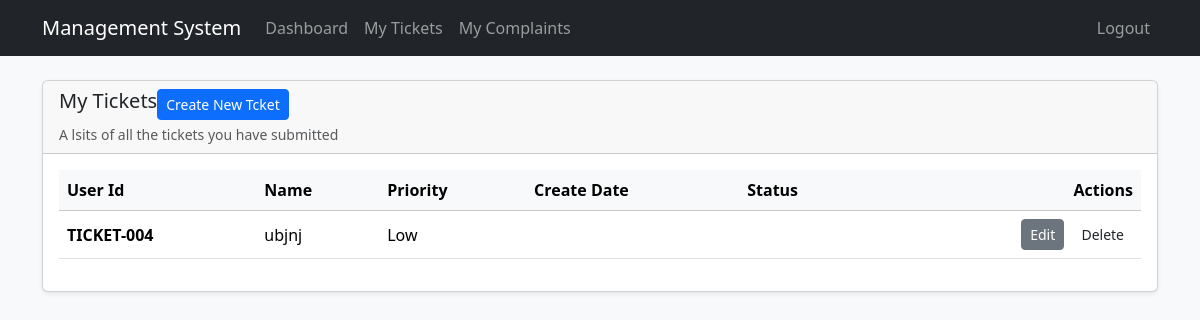
Page /view-tickets/ (signed in) on the committed database.
### tickets/models.py (models this page shows, shortened)
class Ticket(models.Model):
    PRIORITY_CHOICES = (
        ('Low', 'Low'),
        ('Medium', 'Medium'),
        ('High', 'High'),
    )
    STATUS_CHOICES = (
        ('Pending', 'Pending'),
        ('Accepted', 'Accepted'),
        ('Rejected', 'Rejected'),
    )
    user = models.ForeignKey(User, on_delete=models.CASCADE)
    name = models.CharField(max_length=100)
    email = models.EmailField()
    priority = models.CharField(max_length=10, choices=PRIORITY_CHOICES)
    description = models.TextField()
    status = models.CharField(max_length=10, choices=STATUS_CHOICES, default='pending')
    created_at = models.DateTimeField(auto_now_add=True)

### tickets/views.py (the view)
# urls.py: path('view-tickets/', views.view_tickets, name='view_tickets'),
@login_required
def view_tickets(request):
    tickets = Ticket.objects.filter(user=request.user).order_by('-created_at')
    return render(request, 'view_tickets.html', {'tickets': tickets})

### templates/view_tickets.html (shortened to what this page needs)
{% extends 'base.html' %}
{% block content  %}
<div class="card shadow-sm mt-4">
    <div class="card-header">
        <div class="d-flex justify-content-between-align-items-center">
        <h1 class="h5 mb-0">My Tickets</h1>
        <a href="{% url 'create_ticket' %}" class="btn btn-primary btn-sm">Create New Tcket</a>
    </div>
    <p class="card-text text-muted small mt-1">A lsits of all the tickets you have submitted </p>
    </div>
    <div class="card-body">
        <div class="table-responsive">
            <table class="table table-hover align-middle">
  <thead class="table-light">
    <tr>
      <th scope="col">User Id</th>
       <th scope="col">Name</th>
      <th scope="col">Priority</th>
       <th scope="col">Create Date</th>
      <th scope="col">Status</th>
      <th scope="col" class="text-end">Actions</th>
    </tr>
  </thead>
  <tbody>
    {% for ticket in tickets %}
    <tr>
    <td class="fw-bold"> TICKET-00{{ticket.id}}</td>
    <td>{{ticket.name}}</td>
    <td>{{ticket.priority}}</td>
    <td>{{ticket.create_at|date:"Y-m-d"}}</td>
    <td>
      <span class="badge
        ">
      </span>
    </td>
     <td class="text-end">
     <a href="{% url 'update_ticket' ticket.id %}" class="btn btn-secondary btn-sm">Edit</a>
     <form action="{% url 'delete_ticket' ticket.id %}" method="post" class="d-inline ms-1" onsubmit="return confirm('Are you sure you want to delete this time?')">
         <button type="submit" class="btn tn-danger btn-sm">Delete</button>
     </form>
      </td>
    </tr>
    {% empty %}
    <tr>
      <td colspan="4" class="text-center text-muted">No Tickets.</td>
    </tr>
    {% endfor %}
  </tbody>
</table>
        </div>
    </div>
</div>
{% endblock %}

### rows in the picture
Ticket: id "4", name "ubjnj", priority "Low"
